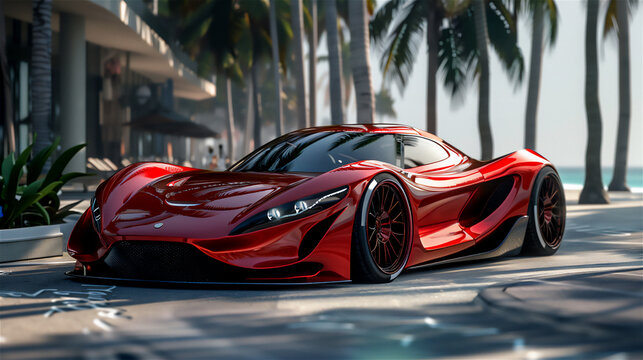
#> input picture OpenCV/ColorSpace/red_car.jpg, 643 x 360 px
$ jupyter execute rgb.ipynb
#> lines starting #> are read from the running program, lines starting #| are printed output that depends on the picture
[cell 1]
import cv2
import numpy as np
import matplotlib.pylab as plt
import pandas as pd

[cell 2]
zeros=np.zeros((100,100))
ones=np.ones((100,100))

rimg=cv2.merge((255*ones,zeros,zeros)).astype(np.uint8)
gimg=cv2.merge((zeros,255*ones,zeros)).astype(np.uint8)
bimg=cv2.merge((zeros,zeros,255*ones)).astype(np.uint8)


plt.figure()

plt.subplot(131)
plt.imshow(rimg)

plt.subplot(132)
plt.imshow(gimg)

plt.subplot(133)
plt.imshow(bimg)

plt.show()
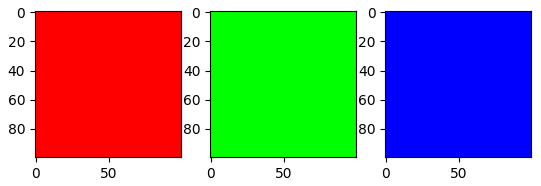
#> figure drawn by matplotlib, 3 panels

[cell 3]
bgr_car=cv2.imread("red_car.jpg")
#> bgr_car is the input picture: shape (360, 643, 3); mean B, G, R 88.7, 86.9, 91.8
rgb_car = cv2.cvtColor(bgr_car, cv2.COLOR_BGR2RGB)

B,G,R=cv2.split(bgr_car)
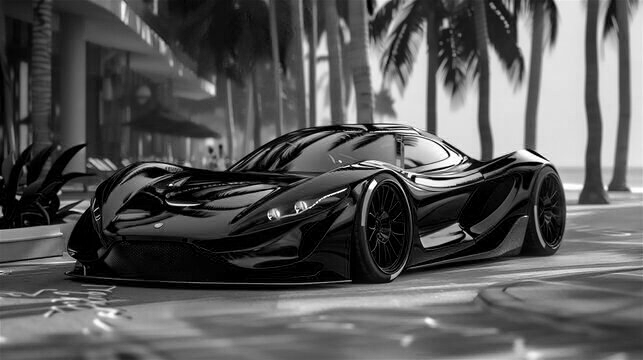
#> B: shape (360, 643); min 0, max 255, mean 88.7
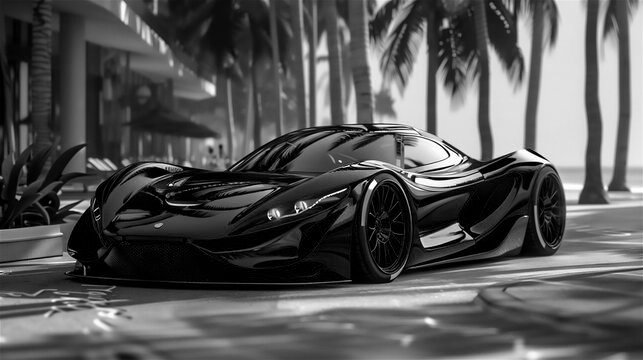
#> G: shape (360, 643); min 0, max 255, mean 86.9
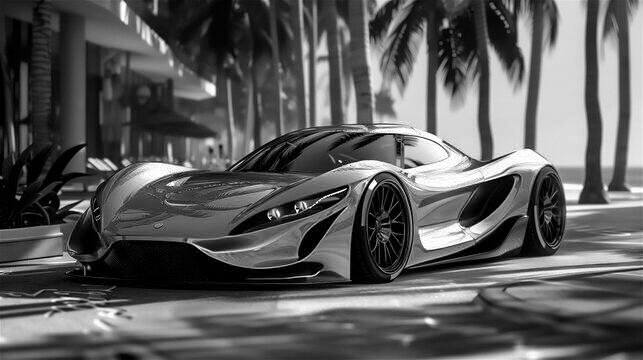
#> R: shape (360, 643); min 0, max 255, mean 91.8

zerosR=np.zeros_like(R)
zerosB=np.zeros_like(B)
zerosG=np.zeros_like(G)

r_img=cv2.merge((zerosB,zerosG,R))
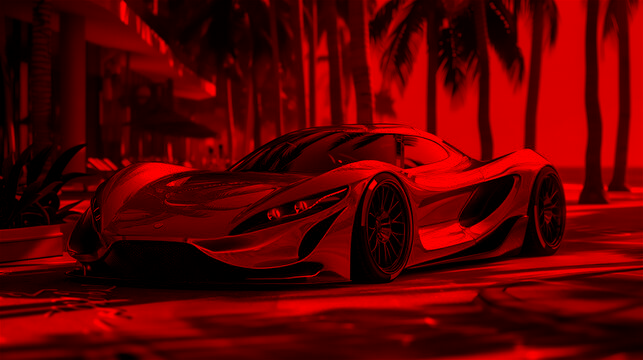
#> r_img: shape (360, 643, 3); mean of channels 0, 1, 2 0, 0, 91.8; drawn as B, G, R
b_img=cv2.merge((B,zerosG,zerosR))
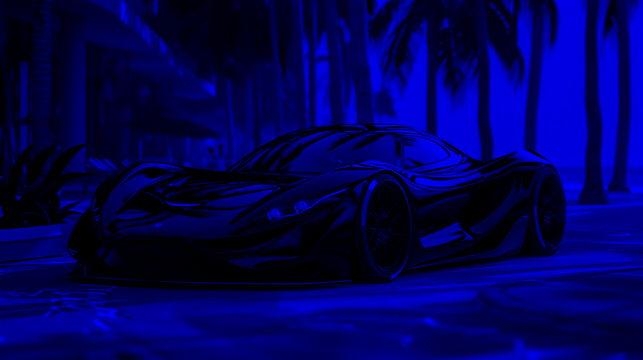
#> b_img: shape (360, 643, 3); mean of channels 0, 1, 2 88.7, 0, 0; drawn as B, G, R
g_img=cv2.merge((zerosB,G,zerosR))
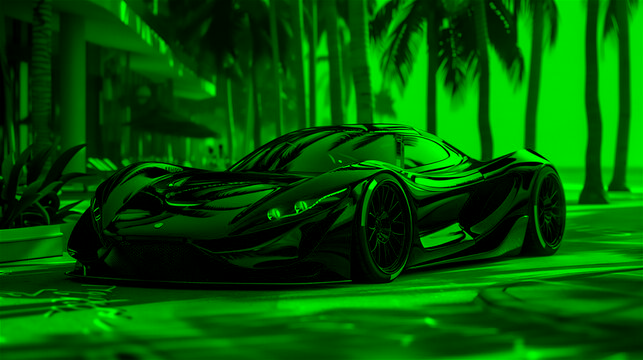
#> g_img: shape (360, 643, 3); mean of channels 0, 1, 2 0, 86.9, 0; drawn as B, G, R


plt.figure()

plt.subplot(151)
plt.imshow(rgb_car)
plt.title("Original Car")

plt.subplot(152)
plt.imshow(bgr_car)
plt.title("BGR Car")

plt.subplot(153)
plt.imshow(r_img)
plt.title("Red Car")

plt.subplot(154)
plt.imshow(b_img)
plt.title("Blue Car")

plt.subplot(155)
plt.imshow(g_img)
plt.title("Green Car")
#> figure, not shown here; B, G, R data is drawn as R, G, B

[cell 4]
pixel_values=pd.Series(rgb_car.flatten())
pixel_values[5]
#> Out = 31

[cell 5]
pixel_values.describe()

[cell 6]
# Distribution of the pixel values of the car image
plt.hist(pixel_values)

plt.show()
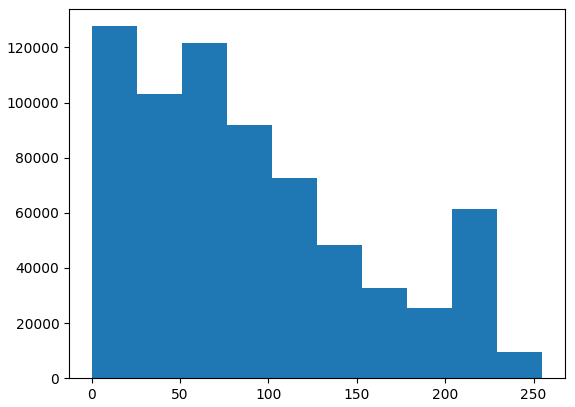
#> figure drawn by matplotlib, 1 panel; tallest bar 127728 high, from x = 0 to 25.5

$ run again, with OpenCV/ColorSpace/leaf.jpeg copied over OpenCV/ColorSpace/red_car.jpg
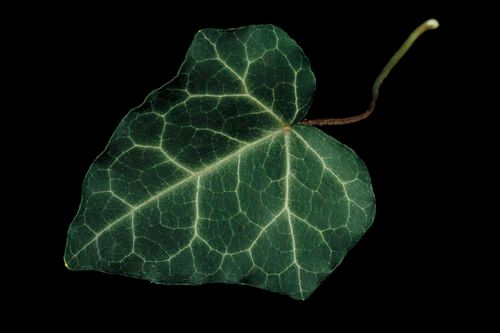
#> input picture OpenCV/ColorSpace/leaf.jpeg, 500 x 333 px
#> bgr_car is the input picture: shape (333, 500, 3); mean B, G, R 17.2, 25, 15.1
#> `g_img=cv2.merge((zerosB,G,zerosR))`:
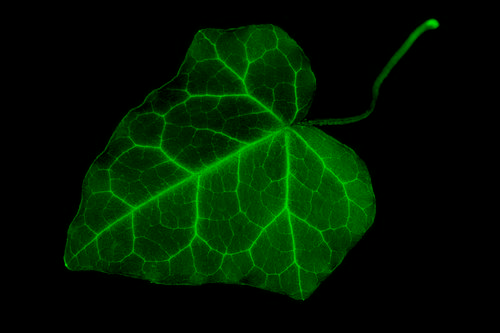
#> g_img: shape (333, 500, 3); mean of channels 0, 1, 2 0, 25, 0; drawn as B, G, R
#> Out = 0
#> `[cell 6]`:
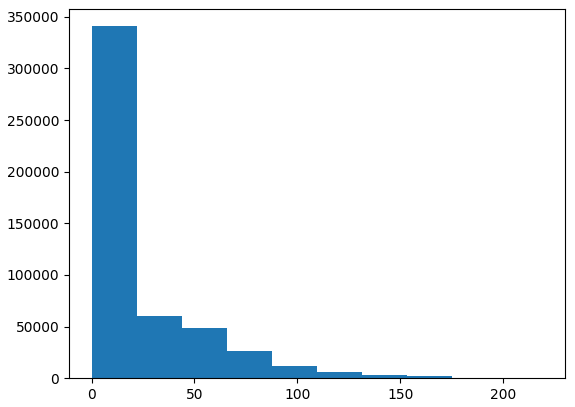
#> figure drawn by matplotlib, 1 panel; tallest bar 340916 high, from x = 1.78e-15 to 21.9
